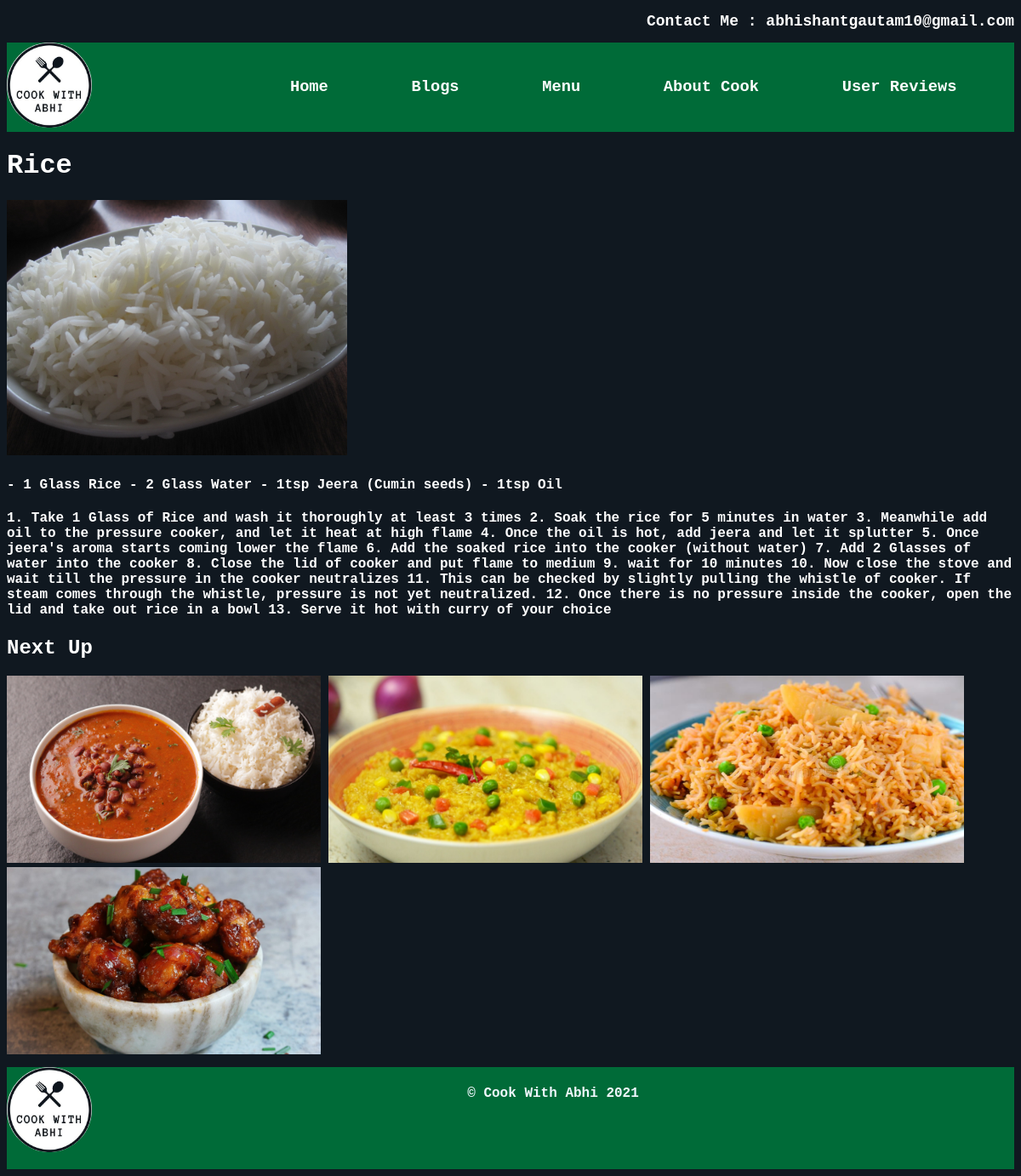
/menu/rice, run on the app's committed database.
### menu/models.py (models this page shows, shortened)
class Recipe(models.Model):
    title = models.CharField(max_length=150)
    ingredients = models.TextField()
    header_image = models.ImageField(null=True, blank=True, upload_to="images/")
    slug = models.SlugField(unique=True, db_index=True)
    content = models.TextField()

### menu/views.py (the view)
# urls.py: path("<slug:slug>", views.show_recipe, name="recipe_page")
def show_recipe(request, slug):
    foods = Recipe.objects.all()
    next_up = foods[:4]
    recipe = Recipe.objects.get(slug = slug)
    return render(request, "menu/recipe.html", {
        "recipe" : recipe,
        "selected_foods" : next_up
    })

### menu/templates/menu/recipe.html (shortened to what this page needs)
{% extends "base.html" %}
{%block content%}
    <h1>{{recipe.title}}</h1>
    <div>
        <img style="height: 300px; width: auto;" src="../../../media/{{recipe.header_image}}" alt="img">
        <div>
            <h4>{{recipe.ingredients}}</h4>
        </div>
        <div>
            <h4>{{recipe.content}}</h4>
        </div>
        <div>
            <h2>Next Up</h2>
            <div>
                {% for item in selected_foods %}
                <a href="{% url 'recipe_page' item.slug %}"><img style="width: 368.5px; height: 220px;" src="../../../media/{{item.header_image}}" alt="img"></a>
                {% endfor %}
            </div>
        </div>
    </div>
{%endblock%}

### static/base.css (style rules this page uses)
body { background-color: #101820FF; color: white; font-family: Oxygen Mono,monospace; }

### data on the page
Recipe: title "Rice", header_image (picture), ingredients "- 1 Glass Rice - 2 Glass Water - 1tsp Jeera (Cumin seeds) - 1tsp Oil", content "1. Take 1 Glass of Rice and wash it thoroughly at least 3 times 2. Soak the rice for 5 minutes in water 3. Meanwhile add oil to the pressure cooker, and let it heat at high flame 4. Once the oil is hot, add jeera and let it splutter 5. Once jeera's aroma starts coming lower the flame 6. Add the soaked rice into the cooker (without water) 7. Add 2 Glasses of water into the cooker 8. Close the lid of cooker and put flame to medium 9. wait for 10 minutes 10. Now close the stove and wait till the pressure in the cooker neutralizes 11. This can be checked by slightly pulling the whistle of cooker. If steam comes through the whistle, pressure is not yet neutralized. 12. Once there is no pressure…"
Recipe: header_image (picture)
Recipe: header_image (picture)
Recipe: header_image (picture)
Recipe: header_image (picture)
